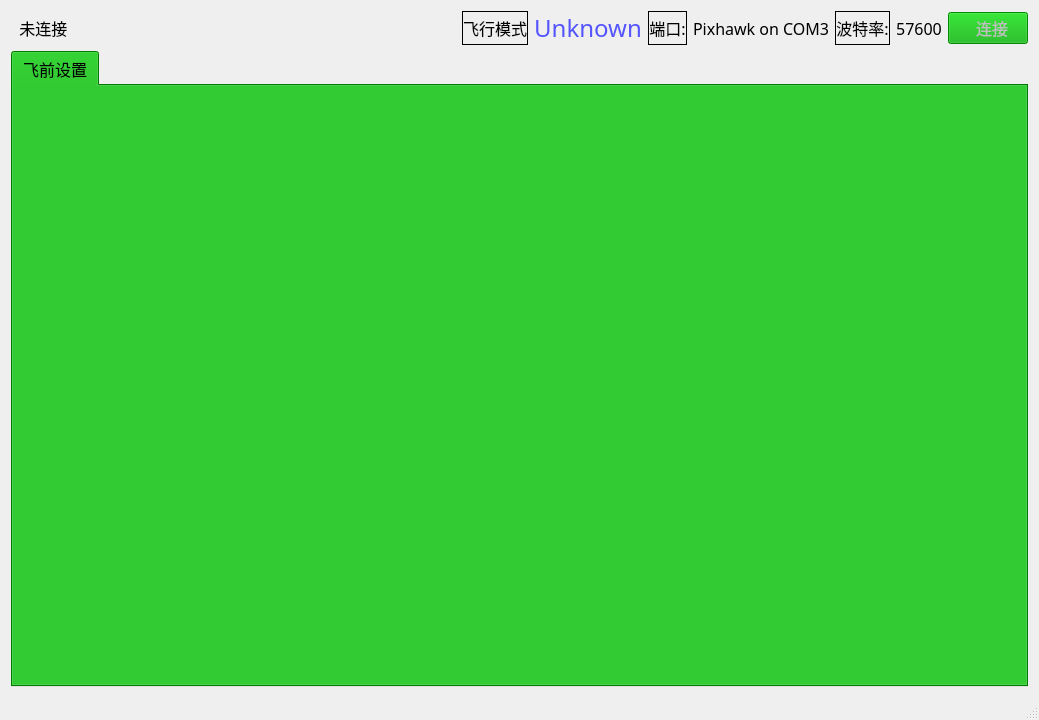
<?xml version="1.0" encoding="UTF-8"?>
<ui version="4.0">
 <class>MainWindow</class>
 <widget class="QMainWindow" name="MainWindow">
  <property name="geometry">
   <rect>
    <x>0</x>
    <y>0</y>
    <width>1039</width>
    <height>720</height>
   </rect>
  </property>
  <property name="windowTitle">
   <string>MainWindow</string>
  </property>
  <widget class="QWidget" name="centralWidget">
   <layout class="QGridLayout" name="gridLayout_8">
    <item row="0" column="0">
     <layout class="QGridLayout" name="gridLayout_5" columnstretch="4,1,1,1">
      <item row="0" column="0">
       <widget class="QLabel" name="label_Message">
        <property name="font">
         <font>
          <family>微软雅黑</family>
          <pointsize>12</pointsize>
         </font>
        </property>
        <property name="text">
         <string>  未连接</string>
        </property>
        <property name="textFormat">
         <enum>Qt::AutoText</enum>
        </property>
       </widget>
      </item>
      <item row="0" column="1">
       <layout class="QHBoxLayout" name="horizontalLayout_5" stretch="1,1">
        <item>
         <widget class="QLabel" name="label_8">
          <property name="sizePolicy">
           <sizepolicy hsizetype="Fixed" vsizetype="Preferred">
            <horstretch>0</horstretch>
            <verstretch>0</verstretch>
           </sizepolicy>
          </property>
          <property name="font">
           <font>
            <family>微软雅黑</family>
            <pointsize>12</pointsize>
           </font>
          </property>
          <property name="frameShape">
           <enum>QFrame::Box</enum>
          </property>
          <property name="text">
           <string>飞行模式</string>
          </property>
          <property name="alignment">
           <set>Qt::AlignCenter</set>
          </property>
         </widget>
        </item>
        <item>
         <widget class="QLabel" name="label_Mode">
          <property name="sizePolicy">
           <sizepolicy hsizetype="Fixed" vsizetype="Preferred">
            <horstretch>0</horstretch>
            <verstretch>0</verstretch>
           </sizepolicy>
          </property>
          <property name="palette">
           <palette>
            <active>
             <colorrole role="WindowText">
              <brush brushstyle="SolidPattern">
               <color alpha="255">
                <red>85</red>
                <green>85</green>
                <blue>255</blue>
               </color>
              </brush>
             </colorrole>
             <colorrole role="Button">
              <brush brushstyle="SolidPattern">
               <color alpha="255">
                <red>0</red>
                <green>170</green>
                <blue>0</blue>
               </color>
              </brush>
             </colorrole>
             <colorrole role="Base">
              <brush brushstyle="SolidPattern">
               <color alpha="255">
                <red>0</red>
                <green>170</green>
                <blue>0</blue>
               </color>
              </brush>
             </colorrole>
             <colorrole role="Window">
              <brush brushstyle="SolidPattern">
               <color alpha="255">
                <red>0</red>
                <green>170</green>
                <blue>0</blue>
               </color>
              </brush>
             </colorrole>
            </active>
            <inactive>
             <colorrole role="WindowText">
              <brush brushstyle="SolidPattern">
               <color alpha="255">
                <red>85</red>
                <green>85</green>
                <blue>255</blue>
               </color>
              </brush>
             </colorrole>
             <colorrole role="Button">
              <brush brushstyle="SolidPattern">
               <color alpha="255">
                <red>0</red>
                <green>170</green>
                <blue>0</blue>
               </color>
              </brush>
             </colorrole>
             <colorrole role="Base">
              <brush brushstyle="SolidPattern">
               <color alpha="255">
                <red>0</red>
                <green>170</green>
                <blue>0</blue>
               </color>
              </brush>
             </colorrole>
             <colorrole role="Window">
              <brush brushstyle="SolidPattern">
               <color alpha="255">
                <red>0</red>
                <green>170</green>
                <blue>0</blue>
               </color>
              </brush>
             </colorrole>
            </inactive>
            <disabled>
             <colorrole role="WindowText">
              <brush brushstyle="SolidPattern">
               <color alpha="255">
                <red>120</red>
                <green>120</green>
                <blue>120</blue>
               </color>
              </brush>
             </colorrole>
             <colorrole role="Button">
              <brush brushstyle="SolidPattern">
               <color alpha="255">
                <red>0</red>
                <green>170</green>
                <blue>0</blue>
               </color>
              </brush>
             </colorrole>
             <colorrole role="Base">
              <brush brushstyle="SolidPattern">
               <color alpha="255">
                <red>0</red>
                <green>170</green>
                <blue>0</blue>
               </color>
              </brush>
             </colorrole>
             <colorrole role="Window">
              <brush brushstyle="SolidPattern">
               <color alpha="255">
                <red>0</red>
                <green>170</green>
                <blue>0</blue>
               </color>
              </brush>
             </colorrole>
            </disabled>
           </palette>
          </property>
          <property name="font">
           <font>
            <family>微软雅黑</family>
            <pointsize>18</pointsize>
           </font>
          </property>
          <property name="text">
           <string>Unknown</string>
          </property>
          <property name="alignment">
           <set>Qt::AlignCenter</set>
          </property>
         </widget>
        </item>
       </layout>
      </item>
      <item row="0" column="2">
       <layout class="QHBoxLayout" name="horizontalLayout_3" stretch="5,4">
        <item>
         <layout class="QHBoxLayout" name="horizontalLayout" stretch="2,3">
          <item>
           <widget class="QLabel" name="label_Message_2">
            <property name="sizePolicy">
             <sizepolicy hsizetype="Fixed" vsizetype="Preferred">
              <horstretch>0</horstretch>
              <verstretch>0</verstretch>
             </sizepolicy>
            </property>
            <property name="font">
             <font>
              <family>微软雅黑</family>
              <pointsize>12</pointsize>
             </font>
            </property>
            <property name="frameShape">
             <enum>QFrame::Box</enum>
            </property>
            <property name="text">
             <string>端口:</string>
            </property>
            <property name="textFormat">
             <enum>Qt::AutoText</enum>
            </property>
            <property name="alignment">
             <set>Qt::AlignCenter</set>
            </property>
           </widget>
          </item>
          <item>
           <widget class="QLabel" name="label_Portname">
            <property name="sizePolicy">
             <sizepolicy hsizetype="Fixed" vsizetype="Preferred">
              <horstretch>2</horstretch>
              <verstretch>0</verstretch>
             </sizepolicy>
            </property>
            <property name="font">
             <font>
              <family>微软雅黑</family>
              <pointsize>12</pointsize>
             </font>
            </property>
            <property name="frameShape">
             <enum>QFrame::NoFrame</enum>
            </property>
            <property name="text">
             <string>Pixhawk on COM3</string>
            </property>
            <property name="alignment">
             <set>Qt::AlignCenter</set>
            </property>
           </widget>
          </item>
         </layout>
        </item>
        <item>
         <layout class="QHBoxLayout" name="horizontalLayout_2" stretch="1,1">
          <item>
           <widget class="QLabel" name="label_2">
            <property name="sizePolicy">
             <sizepolicy hsizetype="Fixed" vsizetype="Preferred">
              <horstretch>0</horstretch>
              <verstretch>0</verstretch>
             </sizepolicy>
            </property>
            <property name="palette">
             <palette>
              <active>
               <colorrole role="WindowText">
                <brush brushstyle="SolidPattern">
                 <color alpha="255">
                  <red>0</red>
                  <green>0</green>
                  <blue>0</blue>
                 </color>
                </brush>
               </colorrole>
               <colorrole role="Button">
                <brush brushstyle="SolidPattern">
                 <color alpha="255">
                  <red>0</red>
                  <green>170</green>
                  <blue>0</blue>
                 </color>
                </brush>
               </colorrole>
               <colorrole role="Light">
                <brush brushstyle="SolidPattern">
                 <color alpha="255">
                  <red>255</red>
                  <green>255</green>
                  <blue>255</blue>
                 </color>
                </brush>
               </colorrole>
               <colorrole role="Midlight">
                <brush brushstyle="SolidPattern">
                 <color alpha="255">
                  <red>255</red>
                  <green>255</green>
                  <blue>255</blue>
                 </color>
                </brush>
               </colorrole>
               <colorrole role="Dark">
                <brush brushstyle="SolidPattern">
                 <color alpha="255">
                  <red>127</red>
                  <green>127</green>
                  <blue>127</blue>
                 </color>
                </brush>
               </colorrole>
               <colorrole role="Mid">
                <brush brushstyle="SolidPattern">
                 <color alpha="255">
                  <red>170</red>
                  <green>170</green>
                  <blue>170</blue>
                 </color>
                </brush>
               </colorrole>
               <colorrole role="Text">
                <brush brushstyle="SolidPattern">
                 <color alpha="255">
                  <red>0</red>
                  <green>0</green>
                  <blue>0</blue>
                 </color>
                </brush>
               </colorrole>
               <colorrole role="BrightText">
                <brush brushstyle="SolidPattern">
                 <color alpha="255">
                  <red>255</red>
                  <green>255</green>
                  <blue>255</blue>
                 </color>
                </brush>
               </colorrole>
               <colorrole role="ButtonText">
                <brush brushstyle="SolidPattern">
                 <color alpha="255">
                  <red>0</red>
                  <green>0</green>
                  <blue>0</blue>
                 </color>
                </brush>
               </colorrole>
               <colorrole role="Base">
                <brush brushstyle="SolidPattern">
                 <color alpha="255">
                  <red>0</red>
                  <green>170</green>
                  <blue>0</blue>
                 </color>
                </brush>
               </colorrole>
               <colorrole role="Window">
                <brush brushstyle="SolidPattern">
                 <color alpha="255">
                  <red>0</red>
                  <green>170</green>
                  <blue>0</blue>
                 </color>
                </brush>
               </colorrole>
               <colorrole role="Shadow">
                <brush brushstyle="SolidPattern">
                 <color alpha="255">
                  <red>0</red>
                  <green>0</green>
                  <blue>0</blue>
                 </color>
                </brush>
               </colorrole>
               <colorrole role="AlternateBase">
                <brush brushstyle="SolidPattern">
                 <color alpha="255">
                  <red>255</red>
                  <green>255</green>
                  <blue>255</blue>
                 </color>
                </brush>
               </colorrole>
               <colorrole role="ToolTipBase">
                <brush brushstyle="SolidPattern">
                 <color alpha="255">
                  <red>255</red>
                  <green>255</green>
                  <blue>220</blue>
                 </color>
                </brush>
               </colorrole>
               <colorrole role="ToolTipText">
                <brush brushstyle="SolidPattern">
                 <color alpha="255">
                  <red>0</red>
                  <green>0</green>
                  <blue>0</blue>
                 </color>
                </brush>
               </colorrole>
              </active>
              <inactive>
               <colorrole role="WindowText">
                <brush brushstyle="SolidPattern">
                 <color alpha="255">
                  <red>0</red>
                  <green>0</green>
                  <blue>0</blue>
                 </color>
                </brush>
               </colorrole>
               <colorrole role="Button">
                <brush brushstyle="SolidPattern">
                 <color alpha="255">
                  <red>0</red>
                  <green>170</green>
                  <blue>0</blue>
                 </color>
                </brush>
               </colorrole>
               <colorrole role="Light">
                <brush brushstyle="SolidPattern">
                 <color alpha="255">
                  <red>255</red>
                  <green>255</green>
                  <blue>255</blue>
                 </color>
                </brush>
               </colorrole>
               <colorrole role="Midlight">
                <brush brushstyle="SolidPattern">
                 <color alpha="255">
                  <red>255</red>
                  <green>255</green>
                  <blue>255</blue>
                 </color>
                </brush>
               </colorrole>
               <colorrole role="Dark">
                <brush brushstyle="SolidPattern">
                 <color alpha="255">
                  <red>127</red>
                  <green>127</green>
                  <blue>127</blue>
                 </color>
                </brush>
               </colorrole>
               <colorrole role="Mid">
                <brush brushstyle="SolidPattern">
                 <color alpha="255">
                  <red>170</red>
                  <green>170</green>
                  <blue>170</blue>
                 </color>
                </brush>
               </colorrole>
               <colorrole role="Text">
                <brush brushstyle="SolidPattern">
                 <color alpha="255">
                  <red>0</red>
                  <green>0</green>
                  <blue>0</blue>
                 </color>
                </brush>
               </colorrole>
               <colorrole role="BrightText">
                <brush brushstyle="SolidPattern">
                 <color alpha="255">
                  <red>255</red>
                  <green>255</green>
                  <blue>255</blue>
                 </color>
                </brush>
               </colorrole>
               <colorrole role="ButtonText">
                <brush brushstyle="SolidPattern">
                 <color alpha="255">
                  <red>0</red>
                  <green>0</green>
                  <blue>0</blue>
                 </color>
                </brush>
               </colorrole>
               <colorrole role="Base">
                <brush brushstyle="SolidPattern">
                 <color alpha="255">
                  <red>0</red>
                  <green>170</green>
                  <blue>0</blue>
                 </color>
                </brush>
               </colorrole>
               <colorrole role="Window">
                <brush brushstyle="SolidPattern">
                 <color alpha="255">
                  <red>0</red>
                  <green>170</green>
                  <blue>0</blue>
                 </color>
                </brush>
               </colorrole>
               <colorrole role="Shadow">
                <brush brushstyle="SolidPattern">
                 <color alpha="255">
                  <red>0</red>
                  <green>0</green>
                  <blue>0</blue>
                 </color>
                </brush>
               </colorrole>
               <colorrole role="AlternateBase">
                <brush brushstyle="SolidPattern">
                 <color alpha="255">
                  <red>255</red>
                  <green>255</green>
                  <blue>255</blue>
                 </color>
                </brush>
               </colorrole>
               <colorrole role="ToolTipBase">
                <brush brushstyle="SolidPattern">
                 <color alpha="255">
                  <red>255</red>
                  <green>255</green>
                  <blue>220</blue>
                 </color>
                </brush>
               </colorrole>
               <colorrole role="ToolTipText">
                <brush brushstyle="SolidPattern">
                 <color alpha="255">
                  <red>0</red>
                  <green>0</green>
                  <blue>0</blue>
                 </color>
                </brush>
               </colorrole>
              </inactive>
              <disabled>
               <colorrole role="WindowText">
                <brush brushstyle="SolidPattern">
                 <color alpha="255">
                  <red>127</red>
                  <green>127</green>
                  <blue>127</blue>
                 </color>
                </brush>
               </colorrole>
               <colorrole role="Button">
                <brush brushstyle="SolidPattern">
                 <color alpha="255">
                  <red>0</red>
                  <green>170</green>
                  <blue>0</blue>
                 </color>
                </brush>
               </colorrole>
               <colorrole role="Light">
                <brush brushstyle="SolidPattern">
                 <color alpha="255">
                  <red>255</red>
                  <green>255</green>
                  <blue>255</blue>
                 </color>
                </brush>
               </colorrole>
               <colorrole role="Midlight">
                <brush brushstyle="SolidPattern">
                 <color alpha="255">
                  <red>255</red>
                  <green>255</green>
                  <blue>255</blue>
                 </color>
                </brush>
               </colorrole>
               <colorrole role="Dark">
                <brush brushstyle="SolidPattern">
                 <color alpha="255">
                  <red>127</red>
                  <green>127</green>
                  <blue>127</blue>
                 </color>
                </brush>
               </colorrole>
               <colorrole role="Mid">
                <brush brushstyle="SolidPattern">
                 <color alpha="255">
                  <red>170</red>
                  <green>170</green>
                  <blue>170</blue>
                 </color>
                </brush>
               </colorrole>
               <colorrole role="Text">
                <brush brushstyle="SolidPattern">
                 <color alpha="255">
                  <red>127</red>
                  <green>127</green>
                  <blue>127</blue>
                 </color>
                </brush>
               </colorrole>
               <colorrole role="BrightText">
                <brush brushstyle="SolidPattern">
                 <color alpha="255">
                  <red>255</red>
                  <green>255</green>
                  <blue>255</blue>
                 </color>
                </brush>
               </colorrole>
               <colorrole role="ButtonText">
                <brush brushstyle="SolidPattern">
                 <color alpha="255">
                  <red>127</red>
                  <green>127</green>
                  <blue>127</blue>
                 </color>
                </brush>
               </colorrole>
               <colorrole role="Base">
                <brush brushstyle="SolidPattern">
                 <color alpha="255">
                  <red>0</red>
                  <green>170</green>
                  <blue>0</blue>
                 </color>
                </brush>
               </colorrole>
               <colorrole role="Window">
                <brush brushstyle="SolidPattern">
                 <color alpha="255">
                  <red>0</red>
                  <green>170</green>
                  <blue>0</blue>
                 </color>
                </brush>
               </colorrole>
               <colorrole role="Shadow">
                <brush brushstyle="SolidPattern">
                 <color alpha="255">
                  <red>0</red>
                  <green>0</green>
                  <blue>0</blue>
                 </color>
                </brush>
               </colorrole>
               <colorrole role="AlternateBase">
                <brush brushstyle="SolidPattern">
                 <color alpha="255">
                  <red>255</red>
                  <green>255</green>
                  <blue>255</blue>
                 </color>
                </brush>
               </colorrole>
               <colorrole role="ToolTipBase">
                <brush brushstyle="SolidPattern">
                 <color alpha="255">
                  <red>255</red>
                  <green>255</green>
                  <blue>220</blue>
                 </color>
                </brush>
               </colorrole>
               <colorrole role="ToolTipText">
                <brush brushstyle="SolidPattern">
                 <color alpha="255">
                  <red>0</red>
                  <green>0</green>
                  <blue>0</blue>
                 </color>
                </brush>
               </colorrole>
              </disabled>
             </palette>
            </property>
            <property name="font">
             <font>
              <family>微软雅黑</family>
              <pointsize>12</pointsize>
             </font>
            </property>
            <property name="styleSheet">
             <string notr="true"/>
            </property>
            <property name="frameShape">
             <enum>QFrame::Box</enum>
            </property>
            <property name="text">
             <string>波特率:</string>
            </property>
            <property name="alignment">
             <set>Qt::AlignCenter</set>
            </property>
           </widget>
          </item>
          <item>
           <widget class="QLabel" name="label_Baudrate">
            <property name="sizePolicy">
             <sizepolicy hsizetype="Fixed" vsizetype="Preferred">
              <horstretch>0</horstretch>
              <verstretch>0</verstretch>
             </sizepolicy>
            </property>
            <property name="palette">
             <palette>
              <active>
               <colorrole role="WindowText">
                <brush brushstyle="SolidPattern">
                 <color alpha="255">
                  <red>0</red>
                  <green>0</green>
                  <blue>0</blue>
                 </color>
                </brush>
               </colorrole>
               <colorrole role="Button">
                <brush brushstyle="SolidPattern">
                 <color alpha="255">
                  <red>0</red>
                  <green>170</green>
                  <blue>0</blue>
                 </color>
                </brush>
               </colorrole>
               <colorrole role="Light">
                <brush brushstyle="SolidPattern">
                 <color alpha="255">
                  <red>0</red>
                  <green>255</green>
                  <blue>0</blue>
                 </color>
                </brush>
               </colorrole>
               <colorrole role="Midlight">
                <brush brushstyle="SolidPattern">
                 <color alpha="255">
                  <red>0</red>
                  <green>212</green>
                  <blue>0</blue>
                 </color>
                </brush>
               </colorrole>
               <colorrole role="Dark">
                <brush brushstyle="SolidPattern">
                 <color alpha="255">
                  <red>0</red>
                  <green>85</green>
                  <blue>0</blue>
                 </color>
                </brush>
               </colorrole>
               <colorrole role="Mid">
                <brush brushstyle="SolidPattern">
                 <color alpha="255">
                  <red>0</red>
                  <green>113</green>
                  <blue>0</blue>
                 </color>
                </brush>
               </colorrole>
               <colorrole role="Text">
                <brush brushstyle="SolidPattern">
                 <color alpha="255">
                  <red>0</red>
                  <green>0</green>
                  <blue>0</blue>
                 </color>
                </brush>
               </colorrole>
               <colorrole role="BrightText">
                <brush brushstyle="SolidPattern">
                 <color alpha="255">
                  <red>255</red>
                  <green>255</green>
                  <blue>255</blue>
                 </color>
                </brush>
               </colorrole>
               <colorrole role="ButtonText">
                <brush brushstyle="SolidPattern">
                 <color alpha="255">
                  <red>0</red>
                  <green>0</green>
                  <blue>0</blue>
                 </color>
                </brush>
               </colorrole>
               <colorrole role="Base">
                <brush brushstyle="SolidPattern">
                 <color alpha="255">
                  <red>255</red>
                  <green>255</green>
                  <blue>255</blue>
                 </color>
                </brush>
               </colorrole>
               <colorrole role="Window">
                <brush brushstyle="SolidPattern">
                 <color alpha="255">
                  <red>0</red>
                  <green>170</green>
                  <blue>0</blue>
                 </color>
                </brush>
               </colorrole>
               <colorrole role="Shadow">
                <brush brushstyle="SolidPattern">
                 <color alpha="255">
                  <red>0</red>
                  <green>0</green>
                  <blue>0</blue>
                 </color>
                </brush>
               </colorrole>
               <colorrole role="AlternateBase">
                <brush brushstyle="SolidPattern">
                 <color alpha="255">
                  <red>127</red>
                  <green>212</green>
                  <blue>127</blue>
                 </color>
                </brush>
               </colorrole>
               <colorrole role="ToolTipBase">
                <brush brushstyle="SolidPattern">
                 <color alpha="255">
                  <red>255</red>
                  <green>255</green>
                  <blue>220</blue>
                 </color>
                </brush>
               </colorrole>
               <colorrole role="ToolTipText">
                <brush brushstyle="SolidPattern">
                 <color alpha="255">
                  <red>0</red>
                  <green>0</green>
                  <blue>0</blue>
                 </color>
                </brush>
               </colorrole>
              </active>
              <inactive>
               <colorrole role="WindowText">
                <brush brushstyle="SolidPattern">
                 <color alpha="255">
                  <red>0</red>
                  <green>0</green>
                  <blue>0</blue>
                 </color>
                </brush>
               </colorrole>
               <colorrole role="Button">
                <brush brushstyle="SolidPattern">
                 <color alpha="255">
                  <red>0</red>
                  <green>170</green>
                  <blue>0</blue>
                 </color>
                </brush>
               </colorrole>
               <colorrole role="Light">
                <brush brushstyle="SolidPattern">
                 <color alpha="255">
                  <red>0</red>
                  <green>255</green>
                  <blue>0</blue>
                 </color>
                </brush>
               </colorrole>
               <colorrole role="Midlight">
                <brush brushstyle="SolidPattern">
                 <color alpha="255">
                  <red>0</red>
                  <green>212</green>
                  <blue>0</blue>
                 </color>
                </brush>
               </colorrole>
               <colorrole role="Dark">
                <brush brushstyle="SolidPattern">
                 <color alpha="255">
                  <red>0</red>
                  <green>85</green>
                  <blue>0</blue>
                 </color>
                </brush>
               </colorrole>
               <colorrole role="Mid">
                <brush brushstyle="SolidPattern">
                 <color alpha="255">
                  <red>0</red>
                  <green>113</green>
                  <blue>0</blue>
                 </color>
                </brush>
               </colorrole>
               <colorrole role="Text">
                <brush brushstyle="SolidPattern">
                 <color alpha="255">
                  <red>0</red>
                  <green>0</green>
                  <blue>0</blue>
                 </color>
                </brush>
               </colorrole>
               <colorrole role="BrightText">
                <brush brushstyle="SolidPattern">
                 <color alpha="255">
                  <red>255</red>
                  <green>255</green>
                  <blue>255</blue>
                 </color>
                </brush>
               </colorrole>
               <colorrole role="ButtonText">
                <brush brushstyle="SolidPattern">
                 <color alpha="255">
                  <red>0</red>
                  <green>0</green>
                  <blue>0</blue>
                 </color>
                </brush>
               </colorrole>
               <colorrole role="Base">
                <brush brushstyle="SolidPattern">
                 <color alpha="255">
                  <red>255</red>
                  <green>255</green>
                  <blue>255</blue>
                 </color>
                </brush>
               </colorrole>
               <colorrole role="Window">
                <brush brushstyle="SolidPattern">
                 <color alpha="255">
                  <red>0</red>
                  <green>170</green>
                  <blue>0</blue>
                 </color>
                </brush>
               </colorrole>
               <colorrole role="Shadow">
                <brush brushstyle="SolidPattern">
                 <color alpha="255">
                  <red>0</red>
                  <green>0</green>
                  <blue>0</blue>
                 </color>
                </brush>
               </colorrole>
               <colorrole role="AlternateBase">
                <brush brushstyle="SolidPattern">
                 <color alpha="255">
                  <red>127</red>
                  <green>212</green>
                  <blue>127</blue>
                 </color>
                </brush>
               </colorrole>
               <colorrole role="ToolTipBase">
                <brush brushstyle="SolidPattern">
                 <color alpha="255">
                  <red>255</red>
                  <green>255</green>
                  <blue>220</blue>
                 </color>
                </brush>
               </colorrole>
               <colorrole role="ToolTipText">
                <brush brushstyle="SolidPattern">
                 <color alpha="255">
                  <red>0</red>
                  <green>0</green>
                  <blue>0</blue>
                 </color>
                </brush>
               </colorrole>
              </inactive>
              <disabled>
               <colorrole role="WindowText">
                <brush brushstyle="SolidPattern">
                 <color alpha="255">
                  <red>0</red>
                  <green>85</green>
                  <blue>0</blue>
                 </color>
                </brush>
               </colorrole>
               <colorrole role="Button">
                <brush brushstyle="SolidPattern">
                 <color alpha="255">
                  <red>0</red>
                  <green>170</green>
                  <blue>0</blue>
                 </color>
                </brush>
               </colorrole>
               <colorrole role="Light">
                <brush brushstyle="SolidPattern">
                 <color alpha="255">
                  <red>0</red>
                  <green>255</green>
                  <blue>0</blue>
                 </color>
                </brush>
               </colorrole>
               <colorrole role="Midlight">
                <brush brushstyle="SolidPattern">
                 <color alpha="255">
                  <red>0</red>
                  <green>212</green>
                  <blue>0</blue>
                 </color>
                </brush>
               </colorrole>
               <colorrole role="Dark">
                <brush brushstyle="SolidPattern">
                 <color alpha="255">
                  <red>0</red>
                  <green>85</green>
                  <blue>0</blue>
                 </color>
                </brush>
               </colorrole>
               <colorrole role="Mid">
                <brush brushstyle="SolidPattern">
                 <color alpha="255">
                  <red>0</red>
                  <green>113</green>
                  <blue>0</blue>
                 </color>
                </brush>
               </colorrole>
               <colorrole role="Text">
                <brush brushstyle="SolidPattern">
                 <color alpha="255">
                  <red>0</red>
                  <green>85</green>
                  <blue>0</blue>
                 </color>
                </brush>
               </colorrole>
               <colorrole role="BrightText">
                <brush brushstyle="SolidPattern">
                 <color alpha="255">
                  <red>255</red>
                  <green>255</green>
                  <blue>255</blue>
                 </color>
                </brush>
               </colorrole>
               <colorrole role="ButtonText">
                <brush brushstyle="SolidPattern">
                 <color alpha="255">
                  <red>0</red>
                  <green>85</green>
                  <blue>0</blue>
                 </color>
                </brush>
               </colorrole>
               <colorrole role="Base">
                <brush brushstyle="SolidPattern">
                 <color alpha="255">
                  <red>0</red>
                  <green>170</green>
                  <blue>0</blue>
                 </color>
                </brush>
               </colorrole>
               <colorrole role="Window">
                <brush brushstyle="SolidPattern">
                 <color alpha="255">
                  <red>0</red>
                  <green>170</green>
                  <blue>0</blue>
                 </color>
                </brush>
               </colorrole>
               <colorrole role="Shadow">
                <brush brushstyle="SolidPattern">
                 <color alpha="255">
                  <red>0</red>
                  <green>0</green>
                  <blue>0</blue>
                 </color>
                </brush>
               </colorrole>
               <colorrole role="AlternateBase">
                <brush brushstyle="SolidPattern">
                 <color alpha="255">
                  <red>0</red>
                  <green>170</green>
                  <blue>0</blue>
                 </color>
                </brush>
               </colorrole>
               <colorrole role="ToolTipBase">
                <brush brushstyle="SolidPattern">
                 <color alpha="255">
                  <red>255</red>
                  <green>255</green>
                  <blue>220</blue>
                 </color>
                </brush>
               </colorrole>
               <colorrole role="ToolTipText">
                <brush brushstyle="SolidPattern">
                 <color alpha="255">
                  <red>0</red>
                  <green>0</green>
                  <blue>0</blue>
                 </color>
                </brush>
               </colorrole>
              </disabled>
             </palette>
            </property>
            <property name="font">
             <font>
              <family>微软雅黑</family>
              <pointsize>12</pointsize>
             </font>
            </property>
            <property name="styleSheet">
             <string notr="true">border-color: rgb(0, 170, 0);</string>
            </property>
            <property name="frameShape">
             <enum>QFrame::NoFrame</enum>
            </property>
            <property name="text">
             <string>57600</string>
            </property>
            <property name="alignment">
             <set>Qt::AlignCenter</set>
            </property>
           </widget>
          </item>
         </layout>
        </item>
       </layout>
      </item>
      <item row="0" column="3">
       <widget class="QPushButton" name="pushButton_Connect">
        <property name="enabled">
         <bool>false</bool>
        </property>
        <property name="sizePolicy">
         <sizepolicy hsizetype="Fixed" vsizetype="Fixed">
          <horstretch>0</horstretch>
          <verstretch>0</verstretch>
         </sizepolicy>
        </property>
        <property name="font">
         <font>
          <family>微软雅黑</family>
          <pointsize>12</pointsize>
         </font>
        </property>
        <property name="styleSheet">
         <string notr="true">background-color: rgb(0, 170, 0);</string>
        </property>
        <property name="text">
         <string>  连接</string>
        </property>
        <property name="icon">
         <iconset resource="attitude.qrc">
          <normaloff>:/attitude/attitude/wifi.png</normaloff>:/attitude/attitude/wifi.png</iconset>
        </property>
        <property name="iconSize">
         <size>
          <width>24</width>
          <height>24</height>
         </size>
        </property>
       </widget>
      </item>
     </layout>
    </item>
    <item row="1" column="0">
     <widget class="QTabWidget" name="tabWidget">
      <property name="palette">
       <palette>
        <active>
         <colorrole role="Button">
          <brush brushstyle="SolidPattern">
           <color alpha="255">
            <red>0</red>
            <green>170</green>
            <blue>0</blue>
           </color>
          </brush>
         </colorrole>
         <colorrole role="Base">
          <brush brushstyle="SolidPattern">
           <color alpha="255">
            <red>0</red>
            <green>170</green>
            <blue>0</blue>
           </color>
          </brush>
         </colorrole>
         <colorrole role="Window">
          <brush brushstyle="SolidPattern">
           <color alpha="255">
            <red>0</red>
            <green>170</green>
            <blue>0</blue>
           </color>
          </brush>
         </colorrole>
        </active>
        <inactive>
         <colorrole role="Button">
          <brush brushstyle="SolidPattern">
           <color alpha="255">
            <red>0</red>
            <green>170</green>
            <blue>0</blue>
           </color>
          </brush>
         </colorrole>
         <colorrole role="Base">
          <brush brushstyle="SolidPattern">
           <color alpha="255">
            <red>0</red>
            <green>170</green>
            <blue>0</blue>
           </color>
          </brush>
         </colorrole>
         <colorrole role="Window">
          <brush brushstyle="SolidPattern">
           <color alpha="255">
            <red>0</red>
            <green>170</green>
            <blue>0</blue>
           </color>
          </brush>
         </colorrole>
        </inactive>
        <disabled>
         <colorrole role="Button">
          <brush brushstyle="SolidPattern">
           <color alpha="255">
            <red>0</red>
            <green>170</green>
            <blue>0</blue>
           </color>
          </brush>
         </colorrole>
         <colorrole role="Base">
          <brush brushstyle="SolidPattern">
           <color alpha="255">
            <red>0</red>
            <green>170</green>
            <blue>0</blue>
           </color>
          </brush>
         </colorrole>
         <colorrole role="Window">
          <brush brushstyle="SolidPattern">
           <color alpha="255">
            <red>0</red>
            <green>170</green>
            <blue>0</blue>
           </color>
          </brush>
         </colorrole>
        </disabled>
       </palette>
      </property>
      <property name="font">
       <font>
        <family>微软雅黑</family>
        <pointsize>12</pointsize>
       </font>
      </property>
      <property name="styleSheet">
       <string notr="true">background-image: url(:/attitude/attitude/background-new.jpg);</string>
      </property>
      <property name="currentIndex">
       <number>0</number>
      </property>
      <property name="iconSize">
       <size>
        <width>24</width>
        <height>24</height>
       </size>
      </property>
      <property name="movable">
       <bool>false</bool>
      </property>
      <widget class="QWidget" name="tab">
       <attribute name="icon">
        <iconset resource="attitude.qrc">
         <normaloff>:/attitude/attitude/setup.svg</normaloff>:/attitude/attitude/setup.svg</iconset>
       </attribute>
       <attribute name="title">
        <string>飞前设置</string>
       </attribute>
       <layout class="QGridLayout" name="gridLayout">
        <item row="0" column="0">
         <layout class="QHBoxLayout" name="horizontalLayout_4" stretch="6">
          <item>
           <widget class="QStackedWidget" name="stackedWidget_Summary">
            <widget class="QWidget" name="page"/>
            <widget class="QWidget" name="page_2"/>
           </widget>
          </item>
         </layout>
        </item>
       </layout>
      </widget>
     </widget>
    </item>
   </layout>
  </widget>
  <widget class="QMenuBar" name="menuBar">
   <property name="geometry">
    <rect>
     <x>0</x>
     <y>0</y>
     <width>1039</width>
     <height>23</height>
    </rect>
   </property>
  </widget>
  <widget class="QStatusBar" name="statusBar"/>
 </widget>
 <layoutdefault spacing="6" margin="11"/>
 <resources>
  <include location="attitude.qrc"/>
 </resources>
 <connections/>
</ui>
